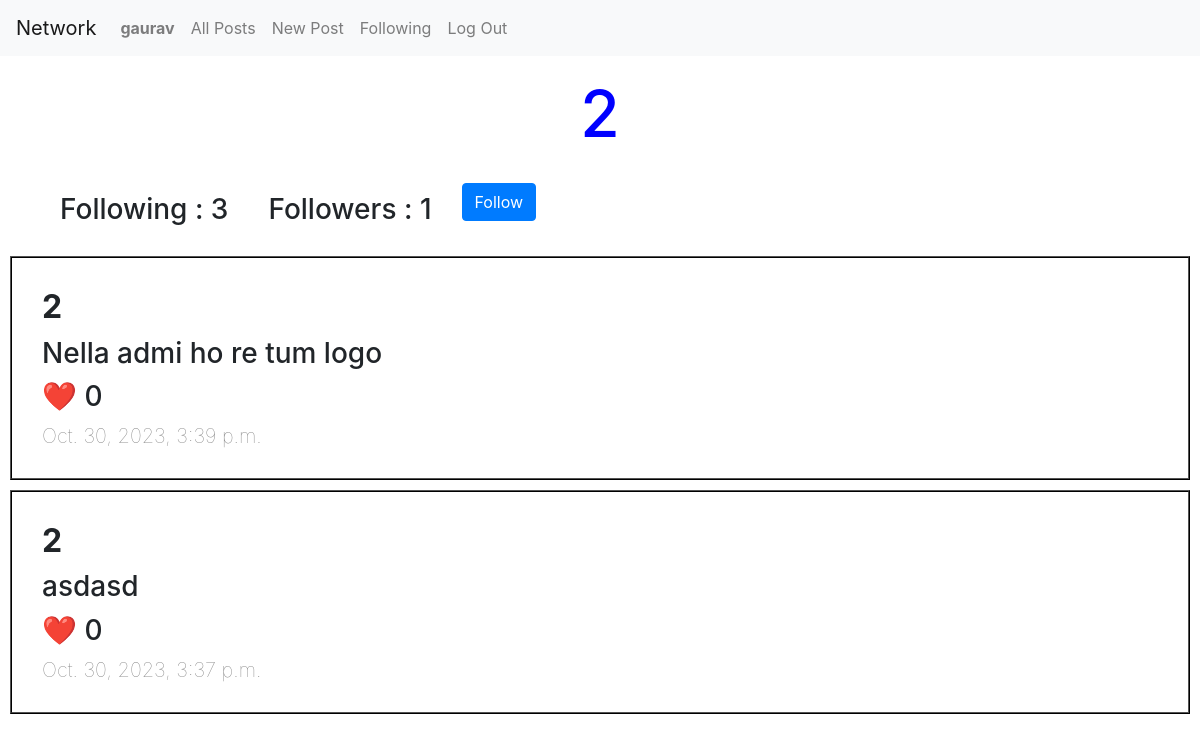
/user/2 (signed in), run on the app's committed database.
### network/models.py (models this page shows, shortened)
class User(AbstractUser):
    follower = models.TextField(default="")
    following = models.TextField(default="")
    pass

class Post(models.Model):
    user = models.ForeignKey(User, on_delete=models.CASCADE)
    content = models.TextField()
    creation_date = models.DateTimeField(auto_now_add=True)
    likes = models.IntegerField(default=0)

### network/views.py (the view, shortened to what this page needs)
# urls.py: path("user/<int:user_id>", views.userpage, name="userpage"),
def userpage(request, user_id ):
    requested_user = User.objects.get(id=user_id)
    logged_user = User.objects.get(id= request.user.id)
    if request.method  == "GET":
        posts = Post.objects.filter(user=user_id).order_by('-creation_date')
        if request.user.id == user_id:
            show_follow = False
        else:
            show_follow = True
        logged_following_list = logged_user.following.split(",")
        print(logged_following_list)
        if str(user_id) in  logged_following_list:
            is_following = True
        else:
            is_following = False
        return render(request, "network/userpage.html",{
            "username" : requested_user.username,
            "posts" : posts,
            "followers" : len(requested_user.follower.split(",")),
            "following" : len(requested_user.following.split(",")),
            "is_following" : is_following,
            "show_follow" : show_follow,
            "user_id" : user_id
            })

### network/templates/network/userpage.html (shortened to what this page needs)
{% extends "network/layout.html" %}
{% load static %}
{% block body %}
    <center><h1 style="color: blue; font-size: 400%; padding: 10px">{{ username }}</h1></center>
    <ul class = "following-bar">
        <li>
            <h3>Following : {{ following }}</h3>
        </li>
        <li>
            <h3>Followers : {{ followers }}</h3>
        </li>
        <li>
            {% if show_follow %}
                {% if is_following %}
                <form action="{% url "userpage" user_id %}" method="post" >{% csrf_token %}
                    <input type="hidden" name="frequest" value="unfollow">
                    <button type="submit" class="btn btn-danger">unfollow</button>
                </form>
                {% else %}
                <form action="{% url "userpage" user_id %}" method="post" >{% csrf_token %}
                    <button type="submit" class="btn btn-primary">Follow</button>
                </form>
                {% endif %}
            {% endif %}
        </li>
    </ul>
    {% if posts %}
    {% for post in posts %}
        <div class="post">
            <h2>{{ post.user.username }}</h2>
            <h3>{{ post.content }}</h3>
            <h3>❤️ {{ post.likes }}</h3>
            <h5>{{ post.creation_date }}</h5>
        </div>
    {% endfor %}
        {% else %}
            <center><h1 style="color: red; font-weight: Bolder; font-size: 900%;padding: 70px 0;">No posts :(</h1></center>
    {% endif %}
{% endblock body %}

### network/templates/network/layout.html (shortened to what this page needs)
{% load static %}
<!DOCTYPE html>
<html lang="en">
    <head>
        <link rel="stylesheet" href="https://stackpath.bootstrapcdn.com/bootstrap/4.4.1/css/bootstrap.min.css">
        <link href="{% static 'network/styles.css' %}" rel="stylesheet">
    </head>
    <body>
        <nav class="navbar navbar-expand-lg navbar-light bg-light">
            <a class="navbar-brand" href="{% url 'index' %}">Network</a>
            <div>
              <ul class="navbar-nav mr-auto">
                {% if user.is_authenticated %}
                    <li class="nav-item">
                        <a class="nav-link" href="{% url "userpage" user.id %}"><strong>{{ user.username }}</strong></a>
                    </li>
                {% endif %}
                <li class="nav-item">
                  <a class="nav-link" href="{% url 'index' %}">All Posts</a>
                </li>
                {% if user.is_authenticated %}
                    <li class="nav-item">
                        <a class="nav-link" href="{% url 'newpost' %}">New Post</a>
                    </li>
                    <li class="nav-item">
                        <a class="nav-link" href="#">Following</a>
                    </li>
                    <li class="nav-item">
                        <a class="nav-link" href="{% url 'logout' %}">Log Out</a>
                    </li>
                {% endif %}
              </ul>
            </div>
          </nav>
        <div class="body">
            {% block body %}
            {% endblock %}
        </div>
    </body>
</html>

### network/static/network/styles.css (style rules this page uses)
h1 { margin: 10px; }
.post { margin: 10px; padding: 20px; border: black 2px ridge; }
h2, h3, h5 ,h1 { margin: 10px; }
h2 { font-weight: bolder; }
h5 { font-weight: lighter; color: gray; }
.following-bar li { display: inline; float: left; margin: 10px; }

### data on the page
User: username "gaurav"
Post: user.username "2", content "Nella admi ho re tum logo", likes "0", creation_date "Oct. 30, 2023, 3:39 p.m."
Post: user.username "2", content "asdasd", likes "0", creation_date "Oct. 30, 2023, 3:37 p.m."

### other printed values
{{ username }} "2"
{{ following }} "3"
{{ followers }} "1"
